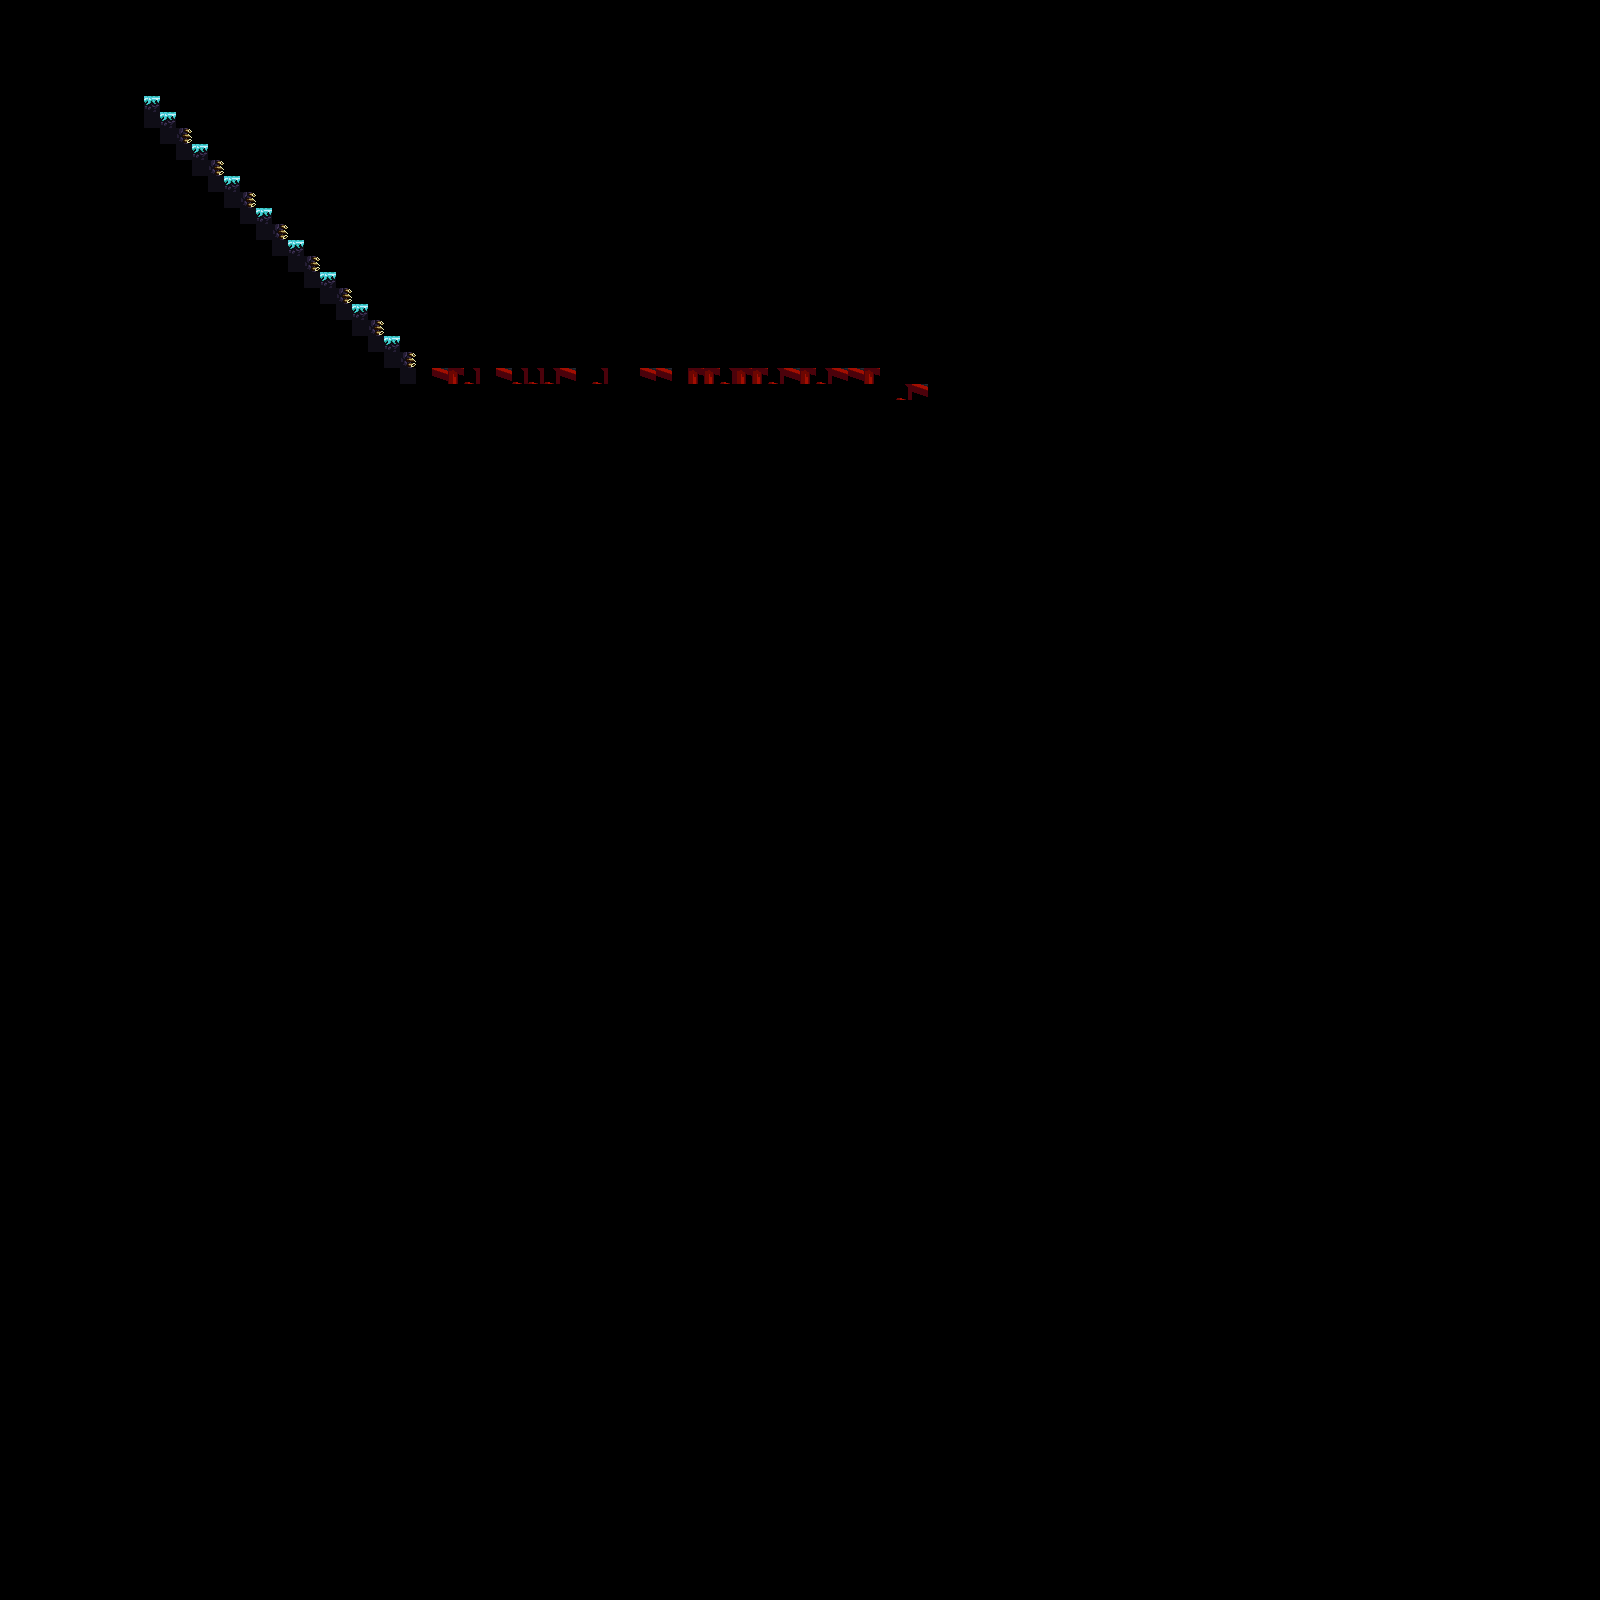

Below is a game level as drawn by its tile map, then a one-line description and the .tmx that defines it (tile-layer data replaced by summaries):
An orthogonal 100x100 tile map with 16x16 px tiles, 1 tile layer (Background), 1 hidden layer not drawn.

<map version="1.8" tiledversion="1.8.2" orientation="orthogonal" renderorder="right-down" width="100" height="100" tilewidth="16" tileheight="16" infinite="0" nextlayerid="6" nextobjectid="3">
 <tileset firstgid="1" source="../Tiletsets/akubi_tileset_1.tsx" />
 <layer id="1" name="Background" width="100" height="100">
  <data>[10000 cells, 114 non-empty, 15 distinct tile ids]</data>
 </layer>
 <objectgroup id="4" name="GameObjects" visible="0" />
 <layer id="2" name="Foreground" width="100" height="100" visible="0" offsetx="0" offsety="2">
  <data>[10000 cells, 0 non-empty, 0 distinct tile ids]</data>
 </layer>
</map>
